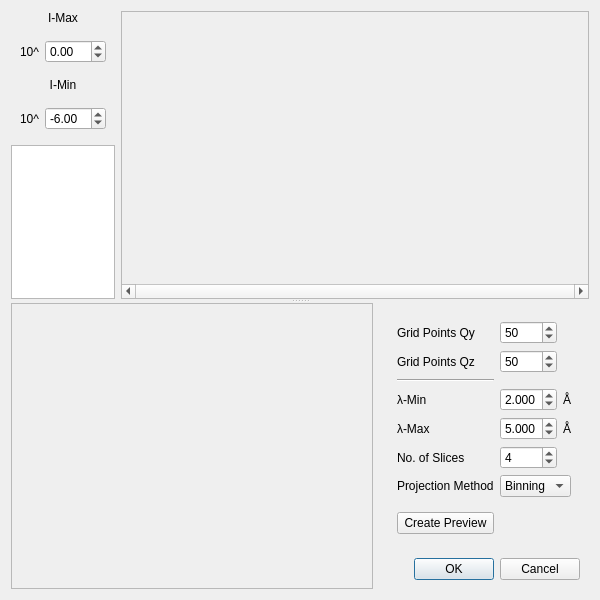
<?xml version="1.0" encoding="UTF-8"?>
<ui version="4.0">
 <class>Dialog</class>
 <widget class="QDialog" name="Dialog">
  <property name="geometry">
   <rect>
    <x>0</x>
    <y>0</y>
    <width>600</width>
    <height>600</height>
   </rect>
  </property>
  <property name="windowTitle">
   <string>Dialog</string>
  </property>
  <layout class="QVBoxLayout" name="verticalLayout_2">
   <item>
    <widget class="QSplitter" name="splitter">
     <property name="orientation">
      <enum>Qt::Vertical</enum>
     </property>
     <widget class="QWidget" name="widget_3" native="true">
      <property name="sizePolicy">
       <sizepolicy hsizetype="Preferred" vsizetype="Preferred">
        <horstretch>0</horstretch>
        <verstretch>2</verstretch>
       </sizepolicy>
      </property>
      <layout class="QHBoxLayout" name="horizontalLayout_2">
       <item>
        <layout class="QVBoxLayout" name="verticalLayout_5">
         <item>
          <widget class="QLabel" name="label_9">
           <property name="sizePolicy">
            <sizepolicy hsizetype="Preferred" vsizetype="Fixed">
             <horstretch>0</horstretch>
             <verstretch>0</verstretch>
            </sizepolicy>
           </property>
           <property name="text">
            <string>I-Max</string>
           </property>
           <property name="alignment">
            <set>Qt::AlignCenter</set>
           </property>
          </widget>
         </item>
         <item>
          <widget class="QWidget" name="widget_4" native="true">
           <property name="sizePolicy">
            <sizepolicy hsizetype="Preferred" vsizetype="Fixed">
             <horstretch>0</horstretch>
             <verstretch>0</verstretch>
            </sizepolicy>
           </property>
           <layout class="QHBoxLayout" name="horizontalLayout_3">
            <item>
             <widget class="QLabel" name="label_11">
              <property name="text">
               <string>10^</string>
              </property>
             </widget>
            </item>
            <item>
             <widget class="QDoubleSpinBox" name="iMax">
              <property name="minimum">
               <double>-30.000000000000000</double>
              </property>
              <property name="maximum">
               <double>30.000000000000000</double>
              </property>
              <property name="singleStep">
               <double>0.050000000000000</double>
              </property>
             </widget>
            </item>
           </layout>
          </widget>
         </item>
         <item>
          <widget class="QLabel" name="label_10">
           <property name="sizePolicy">
            <sizepolicy hsizetype="Preferred" vsizetype="Fixed">
             <horstretch>0</horstretch>
             <verstretch>0</verstretch>
            </sizepolicy>
           </property>
           <property name="text">
            <string>I-Min</string>
           </property>
           <property name="alignment">
            <set>Qt::AlignCenter</set>
           </property>
          </widget>
         </item>
         <item>
          <widget class="QWidget" name="widget_5" native="true">
           <layout class="QHBoxLayout" name="horizontalLayout_4">
            <item>
             <widget class="QLabel" name="label_12">
              <property name="text">
               <string>10^</string>
              </property>
             </widget>
            </item>
            <item>
             <widget class="QDoubleSpinBox" name="iMin">
              <property name="minimum">
               <double>-30.000000000000000</double>
              </property>
              <property name="maximum">
               <double>30.000000000000000</double>
              </property>
              <property name="singleStep">
               <double>0.050000000000000</double>
              </property>
              <property name="value">
               <double>-6.000000000000000</double>
              </property>
             </widget>
            </item>
           </layout>
          </widget>
         </item>
         <item>
          <widget class="QListWidget" name="plotShowList">
           <property name="sizePolicy">
            <sizepolicy hsizetype="Ignored" vsizetype="Expanding">
             <horstretch>0</horstretch>
             <verstretch>0</verstretch>
            </sizepolicy>
           </property>
           <property name="horizontalScrollBarPolicy">
            <enum>Qt::ScrollBarAlwaysOff</enum>
           </property>
           <property name="editTriggers">
            <set>QAbstractItemView::NoEditTriggers</set>
           </property>
           <property name="showDropIndicator" stdset="0">
            <bool>false</bool>
           </property>
           <property name="selectionMode">
            <enum>QAbstractItemView::MultiSelection</enum>
           </property>
          </widget>
         </item>
        </layout>
       </item>
       <item>
        <widget class="QScrollArea" name="scrollArea">
         <property name="sizePolicy">
          <sizepolicy hsizetype="Expanding" vsizetype="Expanding">
           <horstretch>0</horstretch>
           <verstretch>2</verstretch>
          </sizepolicy>
         </property>
         <property name="verticalScrollBarPolicy">
          <enum>Qt::ScrollBarAlwaysOff</enum>
         </property>
         <property name="horizontalScrollBarPolicy">
          <enum>Qt::ScrollBarAlwaysOn</enum>
         </property>
         <property name="widgetResizable">
          <bool>true</bool>
         </property>
         <widget class="QWidget" name="resultImageArea">
          <property name="geometry">
           <rect>
            <x>0</x>
            <y>0</y>
            <width>476</width>
            <height>295</height>
           </rect>
          </property>
          <property name="sizePolicy">
           <sizepolicy hsizetype="MinimumExpanding" vsizetype="Preferred">
            <horstretch>0</horstretch>
            <verstretch>0</verstretch>
           </sizepolicy>
          </property>
          <layout class="QVBoxLayout" name="verticalLayout_4">
           <item>
            <layout class="QHBoxLayout" name="resultImageLayout"/>
           </item>
          </layout>
         </widget>
        </widget>
       </item>
      </layout>
     </widget>
     <widget class="QWidget" name="widget_2" native="true">
      <property name="sizePolicy">
       <sizepolicy hsizetype="Preferred" vsizetype="Preferred">
        <horstretch>0</horstretch>
        <verstretch>0</verstretch>
       </sizepolicy>
      </property>
      <layout class="QHBoxLayout" name="horizontalLayout">
       <item>
        <widget class="QFrame" name="frame">
         <property name="sizePolicy">
          <sizepolicy hsizetype="Preferred" vsizetype="Preferred">
           <horstretch>2</horstretch>
           <verstretch>1</verstretch>
          </sizepolicy>
         </property>
         <property name="frameShape">
          <enum>QFrame::StyledPanel</enum>
         </property>
         <property name="frameShadow">
          <enum>QFrame::Raised</enum>
         </property>
         <layout class="QVBoxLayout" name="verticalLayout">
          <item>
           <widget class="MPLWidget" name="lambdaPlot" native="true"/>
          </item>
         </layout>
        </widget>
       </item>
       <item>
        <widget class="QWidget" name="verticalWidget" native="true">
         <property name="sizePolicy">
          <sizepolicy hsizetype="Preferred" vsizetype="Preferred">
           <horstretch>1</horstretch>
           <verstretch>0</verstretch>
          </sizepolicy>
         </property>
         <layout class="QVBoxLayout" name="verticalLayout_3">
          <item>
           <widget class="QWidget" name="widget" native="true">
            <property name="sizePolicy">
             <sizepolicy hsizetype="Preferred" vsizetype="Preferred">
              <horstretch>1</horstretch>
              <verstretch>0</verstretch>
             </sizepolicy>
            </property>
            <layout class="QGridLayout" name="gridLayout">
             <item row="5" column="3">
              <widget class="QSpinBox" name="numberSlices">
               <property name="sizePolicy">
                <sizepolicy hsizetype="Minimum" vsizetype="Fixed">
                 <horstretch>1</horstretch>
                 <verstretch>0</verstretch>
                </sizepolicy>
               </property>
               <property name="minimum">
                <number>1</number>
               </property>
               <property name="maximum">
                <number>50</number>
               </property>
               <property name="value">
                <number>4</number>
               </property>
              </widget>
             </item>
             <item row="3" column="4">
              <widget class="QLabel" name="label_3">
               <property name="text">
                <string>Å</string>
               </property>
              </widget>
             </item>
             <item row="0" column="2">
              <widget class="QLabel" name="label_7">
               <property name="text">
                <string>Grid Points Qy</string>
               </property>
              </widget>
             </item>
             <item row="6" column="3" colspan="2">
              <widget class="QComboBox" name="projectionMethod">
               <item>
                <property name="text">
                 <string>Binning</string>
                </property>
               </item>
              </widget>
             </item>
             <item row="3" column="3">
              <widget class="QDoubleSpinBox" name="lambdaMin">
               <property name="sizePolicy">
                <sizepolicy hsizetype="Minimum" vsizetype="Fixed">
                 <horstretch>1</horstretch>
                 <verstretch>0</verstretch>
                </sizepolicy>
               </property>
               <property name="decimals">
                <number>3</number>
               </property>
               <property name="minimum">
                <double>1.900000000000000</double>
               </property>
               <property name="maximum">
                <double>9.000000000000000</double>
               </property>
               <property name="singleStep">
                <double>0.025000000000000</double>
               </property>
               <property name="value">
                <double>2.000000000000000</double>
               </property>
              </widget>
             </item>
             <item row="4" column="2">
              <widget class="QLabel" name="label_2">
               <property name="sizePolicy">
                <sizepolicy hsizetype="Preferred" vsizetype="Preferred">
                 <horstretch>1</horstretch>
                 <verstretch>0</verstretch>
                </sizepolicy>
               </property>
               <property name="text">
                <string>λ-Max</string>
               </property>
              </widget>
             </item>
             <item row="3" column="2">
              <widget class="QLabel" name="label">
               <property name="sizePolicy">
                <sizepolicy hsizetype="Preferred" vsizetype="Preferred">
                 <horstretch>1</horstretch>
                 <verstretch>0</verstretch>
                </sizepolicy>
               </property>
               <property name="text">
                <string>λ-Min</string>
               </property>
              </widget>
             </item>
             <item row="7" column="3">
              <spacer name="verticalSpacer">
               <property name="orientation">
                <enum>Qt::Vertical</enum>
               </property>
               <property name="sizeHint" stdset="0">
                <size>
                 <width>20</width>
                 <height>40</height>
                </size>
               </property>
              </spacer>
             </item>
             <item row="5" column="2">
              <widget class="QLabel" name="label_5">
               <property name="sizePolicy">
                <sizepolicy hsizetype="Preferred" vsizetype="Preferred">
                 <horstretch>1</horstretch>
                 <verstretch>0</verstretch>
                </sizepolicy>
               </property>
               <property name="text">
                <string>No. of Slices</string>
               </property>
              </widget>
             </item>
             <item row="4" column="4">
              <widget class="QLabel" name="label_4">
               <property name="text">
                <string>Å</string>
               </property>
              </widget>
             </item>
             <item row="4" column="3">
              <widget class="QDoubleSpinBox" name="lambdaMax">
               <property name="sizePolicy">
                <sizepolicy hsizetype="Minimum" vsizetype="Fixed">
                 <horstretch>1</horstretch>
                 <verstretch>0</verstretch>
                </sizepolicy>
               </property>
               <property name="decimals">
                <number>3</number>
               </property>
               <property name="minimum">
                <double>1.900000000000000</double>
               </property>
               <property name="maximum">
                <double>9.000000000000000</double>
               </property>
               <property name="singleStep">
                <double>0.025000000000000</double>
               </property>
               <property name="value">
                <double>5.000000000000000</double>
               </property>
              </widget>
             </item>
             <item row="6" column="2">
              <widget class="QLabel" name="label_6">
               <property name="sizePolicy">
                <sizepolicy hsizetype="Preferred" vsizetype="Preferred">
                 <horstretch>1</horstretch>
                 <verstretch>0</verstretch>
                </sizepolicy>
               </property>
               <property name="text">
                <string>Projection Method</string>
               </property>
              </widget>
             </item>
             <item row="7" column="2">
              <widget class="QPushButton" name="pushButton">
               <property name="text">
                <string>Create Preview</string>
               </property>
              </widget>
             </item>
             <item row="2" column="2">
              <widget class="Line" name="line">
               <property name="orientation">
                <enum>Qt::Horizontal</enum>
               </property>
              </widget>
             </item>
             <item row="1" column="2">
              <widget class="QLabel" name="label_8">
               <property name="text">
                <string>Grid Points Qz</string>
               </property>
              </widget>
             </item>
             <item row="0" column="3">
              <widget class="QSpinBox" name="gridQy">
               <property name="minimum">
                <number>20</number>
               </property>
               <property name="maximum">
                <number>300</number>
               </property>
               <property name="singleStep">
                <number>10</number>
               </property>
               <property name="value">
                <number>50</number>
               </property>
              </widget>
             </item>
             <item row="1" column="3">
              <widget class="QSpinBox" name="gridQz">
               <property name="minimum">
                <number>20</number>
               </property>
               <property name="maximum">
                <number>300</number>
               </property>
               <property name="singleStep">
                <number>10</number>
               </property>
               <property name="value">
                <number>50</number>
               </property>
              </widget>
             </item>
            </layout>
           </widget>
          </item>
          <item>
           <widget class="QDialogButtonBox" name="buttonBox">
            <property name="standardButtons">
             <set>QDialogButtonBox::Cancel|QDialogButtonBox::Ok</set>
            </property>
           </widget>
          </item>
         </layout>
        </widget>
       </item>
      </layout>
     </widget>
    </widget>
   </item>
  </layout>
 </widget>
 <customwidgets>
  <customwidget>
   <class>MPLWidget</class>
   <extends>QWidget</extends>
   <header location="global">.mplwidget.h</header>
   <container>1</container>
  </customwidget>
 </customwidgets>
 <tabstops>
  <tabstop>gridQy</tabstop>
  <tabstop>gridQz</tabstop>
  <tabstop>lambdaMin</tabstop>
  <tabstop>lambdaMax</tabstop>
  <tabstop>numberSlices</tabstop>
  <tabstop>projectionMethod</tabstop>
  <tabstop>pushButton</tabstop>
  <tabstop>buttonBox</tabstop>
  <tabstop>iMax</tabstop>
  <tabstop>iMin</tabstop>
  <tabstop>plotShowList</tabstop>
  <tabstop>scrollArea</tabstop>
 </tabstops>
 <resources/>
 <connections>
  <connection>
   <sender>lambdaMin</sender>
   <signal>valueChanged(double)</signal>
   <receiver>Dialog</receiver>
   <slot>lambdaRangeChanged()</slot>
   <hints>
    <hint type="sourcelabel">
     <x>571</x>
     <y>420</y>
    </hint>
    <hint type="destinationlabel">
     <x>599</x>
     <y>281</y>
    </hint>
   </hints>
  </connection>
  <connection>
   <sender>lambdaMax</sender>
   <signal>valueChanged(double)</signal>
   <receiver>Dialog</receiver>
   <slot>lambdaRangeChanged()</slot>
   <hints>
    <hint type="sourcelabel">
     <x>571</x>
     <y>447</y>
    </hint>
    <hint type="destinationlabel">
     <x>599</x>
     <y>309</y>
    </hint>
   </hints>
  </connection>
  <connection>
   <sender>numberSlices</sender>
   <signal>valueChanged(int)</signal>
   <receiver>Dialog</receiver>
   <slot>numberSlicesChanged()</slot>
   <hints>
    <hint type="sourcelabel">
     <x>571</x>
     <y>474</y>
    </hint>
    <hint type="destinationlabel">
     <x>599</x>
     <y>348</y>
    </hint>
   </hints>
  </connection>
  <connection>
   <sender>pushButton</sender>
   <signal>pressed()</signal>
   <receiver>Dialog</receiver>
   <slot>createProjectionPlots()</slot>
   <hints>
    <hint type="sourcelabel">
     <x>501</x>
     <y>542</y>
    </hint>
    <hint type="destinationlabel">
     <x>580</x>
     <y>446</y>
    </hint>
   </hints>
  </connection>
  <connection>
   <sender>buttonBox</sender>
   <signal>accepted()</signal>
   <receiver>Dialog</receiver>
   <slot>accept()</slot>
   <hints>
    <hint type="sourcelabel">
     <x>481</x>
     <y>571</y>
    </hint>
    <hint type="destinationlabel">
     <x>475</x>
     <y>597</y>
    </hint>
   </hints>
  </connection>
  <connection>
   <sender>buttonBox</sender>
   <signal>rejected()</signal>
   <receiver>Dialog</receiver>
   <slot>reject()</slot>
   <hints>
    <hint type="sourcelabel">
     <x>556</x>
     <y>579</y>
    </hint>
    <hint type="destinationlabel">
     <x>556</x>
     <y>598</y>
    </hint>
   </hints>
  </connection>
  <connection>
   <sender>plotShowList</sender>
   <signal>itemSelectionChanged()</signal>
   <receiver>Dialog</receiver>
   <slot>changePlotSelection()</slot>
   <hints>
    <hint type="sourcelabel">
     <x>62</x>
     <y>214</y>
    </hint>
    <hint type="destinationlabel">
     <x>1</x>
     <y>218</y>
    </hint>
   </hints>
  </connection>
  <connection>
   <sender>iMin</sender>
   <signal>valueChanged(double)</signal>
   <receiver>Dialog</receiver>
   <slot>changePlotScale()</slot>
   <hints>
    <hint type="sourcelabel">
     <x>66</x>
     <y>93</y>
    </hint>
    <hint type="destinationlabel">
     <x>0</x>
     <y>101</y>
    </hint>
   </hints>
  </connection>
  <connection>
   <sender>iMax</sender>
   <signal>valueChanged(double)</signal>
   <receiver>Dialog</receiver>
   <slot>changePlotScale()</slot>
   <hints>
    <hint type="sourcelabel">
     <x>57</x>
     <y>41</y>
    </hint>
    <hint type="destinationlabel">
     <x>3</x>
     <y>45</y>
    </hint>
   </hints>
  </connection>
 </connections>
 <slots>
  <slot>lambdaRangeChanged()</slot>
  <slot>numberSlicesChanged()</slot>
  <slot>createProjectionPlots()</slot>
  <slot>changePlotSelection()</slot>
  <slot>changePlotScale()</slot>
 </slots>
</ui>
